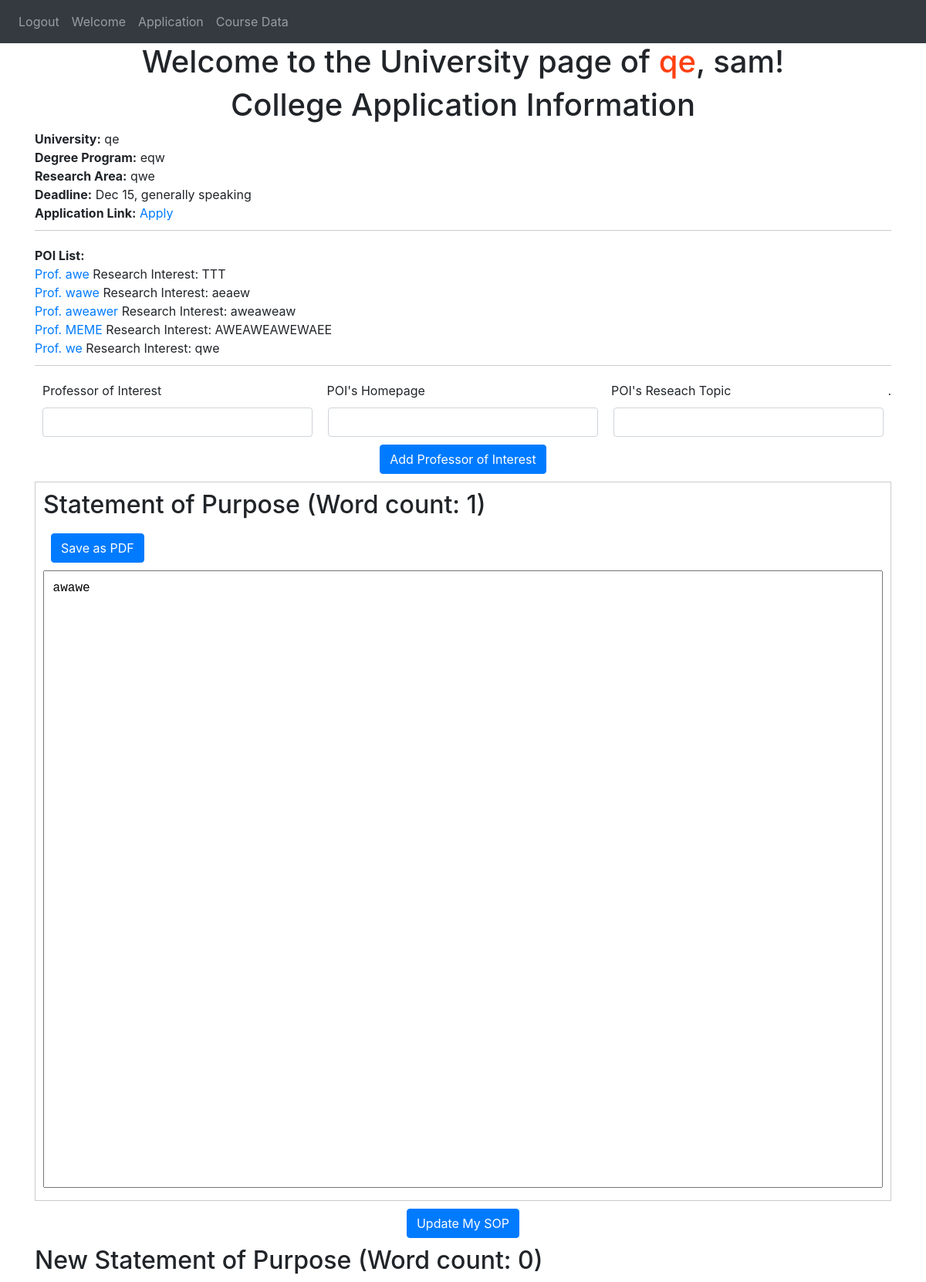
Screenshot of /application/qe-eqw (signed in) with the database file from the repository.
### website/models.py (models this page shows)
class College(db.Model):
    id = db.Column(db.Integer, primary_key=True)
    data = db.Column(db.String(1000))
    user_id = db.Column(db.Integer, db.ForeignKey('user.id'))
    link = db.Column(db.String(1000))
    area = db.Column(db.String(1000))
    sop = db.Column(db.String(100000))
    comment = db.Column(db.String(10000))
    professors = db.relationship('Professor')
    poi = db.Column(db.String(1000))
    poi_link = db.Column(db.String(1000))

class User(db.Model, UserMixin):
    id = db.Column(db.Integer, primary_key=True)
    email = db.Column(db.String(150), unique=True)
    password = db.Column(db.String(150))
    notes = db.relationship('Note')
    colleges = db.relationship('College')

class Professor(db.Model):
    id = db.Column(db.Integer, primary_key=True)
    college_id = db.Column(db.Integer, db.ForeignKey('college.id'))
    name = db.Column(db.String(1000))
    link = db.Column(db.String(1000))
    note = db.Column(db.String(1000))

### website/views.py (the view)
@views.route('/application/<symbol>', methods=['GET','POST'])
def application_detail(symbol):
    degree = symbol.split("-")[1].replace('%20',' ')
    symbol = symbol.split("-")[0]
    if request.method == 'POST':
        poi = request.form.get('poi')
        poi_link = request.form.get('poi_link')
        poi_note = request.form.get('poi_note')
        if poi and poi_link:
            for college in current_user.colleges:
                if college.data == symbol and college.comment == degree:
                    new_prof = Professor(name=poi, college_id=college.id, link=poi_link,note=poi_note)
                    db.session.add(new_prof)
                    db.session.commit()
                    flash('POI updated!', category='success')
                    return render_template("college.html", user = current_user, college = college)
        sop = request.form.get('new_sop')
        if not sop:
            flash('Something goes wrong, please retry', category='error')
            return render_template("application.html", user = current_user)
        for college in current_user.colleges:
            if college.data == symbol:
                college.sop = sop
                db.session.commit()
                flash('Statement of Purpose updated!', category='success')
                return render_template("college.html", user = current_user, college = college)
        flash('Faied to update your SOP, try again', category='error')
        return render_template("application.html", user = current_user)
    else:
        college_name = symbol
        college = ''
        for co in current_user.colleges:
            if co.data == symbol and co.comment == degree:
                college = co
                return render_template("college.html", user = current_user, college = co)
        flash('The page does not exist', category='error')
        return render_template("application.html", user = current_user)

### website/__init__.py (called while the page is built)
def create_app():
    app = Flask(__name__)
    app.config['SECRET_KEY'] = 'AOUWEHaweaweEJKMAWPOTRJK'
    app.config['SQLALCHEMY_DATABASE_URI'] = f'sqlite:///{DB_NAME}'
    db.init_app(app)
    from .views import views
    from .auth import auth
    app.register_blueprint(views, url_prefix='/')
    app.register_blueprint(auth, url_prefix='/')
    from .models import User, Note
    create_database(app)
    login_manager = LoginManager()
    login_manager.login_view = 'auth.login'
    login_manager.init_app(app)
    @login_manager.user_loader
    def load_user(id):
        return User.query.get(int(id))
    return app

### website/templates/college.html (shortened to what this page needs)
{% extends "base.html" %} {% block title %}Course{% endblock %}
{% block content%}
<h1 align="center">Welcome to the University page of <span style="color:#ff4113;">{{ college.data }}</span>, {{ user.email.split('@')[0] }}!</h1>
<h1>College Application Information</h1>
<ul>
    <li class="college-info">
        <strong>University:</strong> {{ college.data }}<br>
        <strong>Degree Program:</strong> {{ college.comment }}<br>
        <strong>Research Area:</strong> {{ college.area }}<br>
        <strong>Deadline:</strong> Dec 15, generally speaking<br>
        <strong>Application Link:</strong> <a href="{{ college.link }}" target="_blank">Apply</a><br>
    </li>
    <li class="college-info">
        <strong>POI List:</strong><br>
        {% for professor in college.professors %}
        <a href= "{{ professor.link }}" target=”_blank”>Prof. {{ professor.name }}</a><p style="display: inline;"> Research Interest: {{ professor.note }}</p><br>
        {% endfor %}
    </li>
</ul>
<form method="POST">
    <div class="input-container">
        <label for="form1-input">Professor of Interest</label>
        <label for="form1-input">POI's Homepage</label>
        <label for="form1-input">POI's Reseach Topic</label>.
    </div>
    <div class="input-container">
        <input name="poi" id="poi" class="form-control" placeholder=""></input>
        <input name="poi_link" id="poi_link" class="form-control" placeholder=""></input>
        <input name="poi_note" id="poi_note" class="form-control" placeholder=""></input>
    </div>
    <div align="center">
        <button type="submit" class="btn btn-primary"> Add Professor of Interest</button>
    </div>
</form>
<div class="sop-box">
    <h2>Statement of Purpose (Word count: <span id="wordCount"></span>) </h2>
    <button onclick="saveAsPDF()" class="btn btn-primary" style="margin: 10px;">Save as PDF</button>
    <textarea readonly id="sop"> {{ college.sop }}</textarea>
</div>
<div align="center">
    <button onclick="toggleTextarea()" class="btn btn-primary" style="margin: 10px;">Update My SOP</button>
</div>
<form method="POST">
    <h2>New Statement of Purpose (Word count: <span id="wordCount2"></span>) </h2>
</form>
{% endblock %}

### website/templates/college.html (style rules this page uses)
h1 { text-align: center; }
ul { list-style-type: none; padding: 0; }
li { margin-bottom: 20px; }
.college-info { border-bottom: 1px solid #ccc; padding-bottom: 10px; }
.sop-box { border: 1px solid #ccc; padding: 10px; margin-top: 10px; }
textarea { width: 100%; height: 800px; resize: none; font-family: monospace; padding-top: 10px; padding-bottom: 10px; }
.input-container { display: flex; }
.input-container input { flex: 1; margin-right: 10px; margin-left: 10px; margin-bottom: 10px; }
.input-container label { flex: 1; margin-right: 10px; margin-left: 10px; margin-bottom: 10px; }

### rows the page displays
College: data "qe", comment "eqw", area "qwe", sop "awawe"
User: email "sam"
Professor: name "awe", note "TTT"
Professor: name "wawe", note "aeaew"
Professor: name "aweawer", note "aweaweaw"
Professor: name "MEME", note "AWEAWEAWEWAEE"
Professor: name "we", note "qwe"
